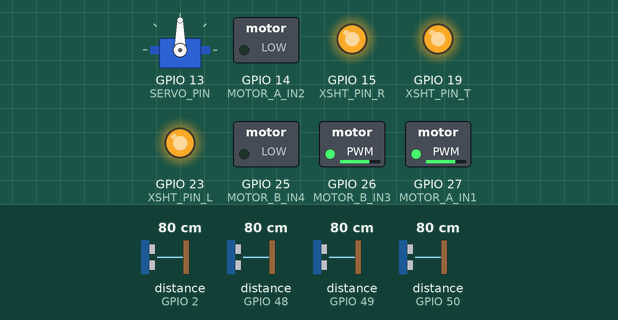
This sketch was run on a simulated ESP32. Shown: servo, switched loads named in the sketch (green lamp = pin HIGH), output pins drawn as LEDs (lit = HIGH). Wiring (inferred from the names in the program): ultrasonic range finder: trigger GPIO 4; echo GPIO 2. Inputs (shaded band) come from the test bench; at power-on: distance to the obstacle (sensors on GPIO 2, GPIO 48, GPIO 49, GPIO 50) 80 cm. The echo pulse lasts 58.3 µs per cm; pins used as bus, display or sensor lines are not drawn; what the sketch prints to the serial monitor is not drawn.

Above: at 8.09 s.
8.4 s: distance to the obstacle (sensor on GPIO 2) set to 34 cm
At 9.21 s:
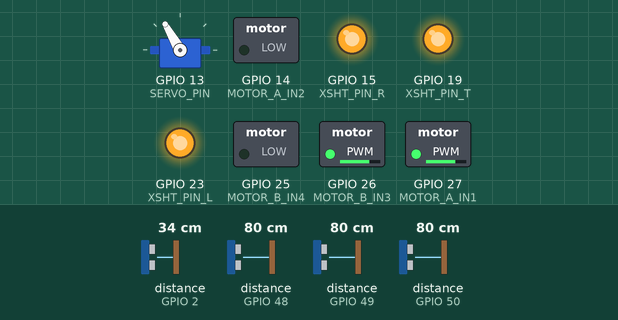
11.4 s: distance to the obstacle (sensor on GPIO 2) set to 27 cm
At 12.2 s:
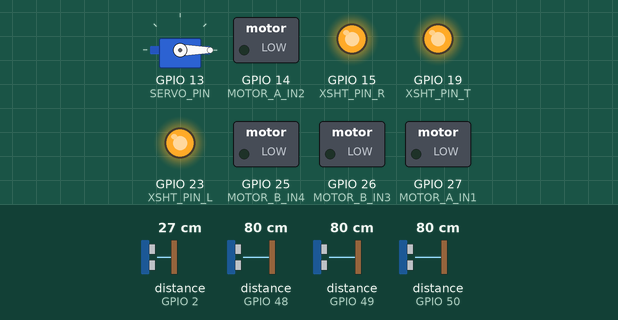
At 12.8 s:
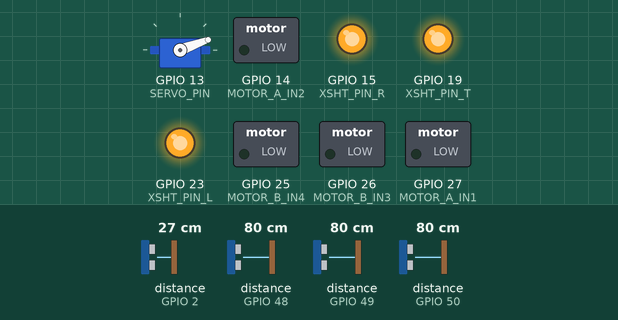
14.4 s: distance to the obstacle (sensor on GPIO 2) set to 154 cm
17.4 s: distance to the obstacle (sensor on GPIO 2) set to 159 cm
20.4 s: distance to the obstacle (sensor on GPIO 48) set to 33 cm
23.4 s: distance to the obstacle (sensor on GPIO 48) set to 27 cm
At 26.9 s:
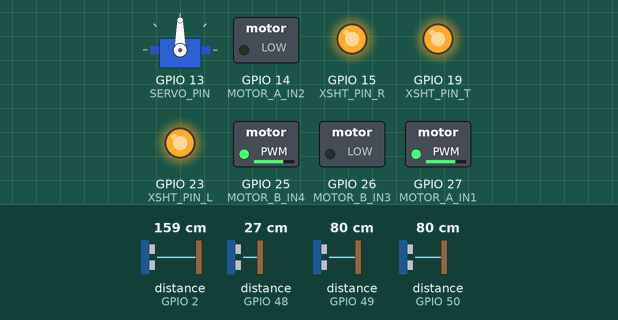
Timing chart, 0 to 27.4 s (numbered marks = the images above; inputs shaded):
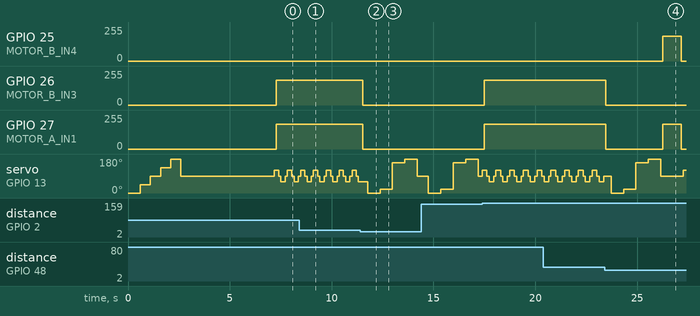

Measured:
- the behaviour switches between 31 and 30 cm on distance to the obstacle (sensor on GPIO 2) (found by bisection; images 1 and 2)
- the behaviour switches between 31 and 30 cm on distance to the obstacle (sensor on GPIO 48) (found by bisection; images 3 and 4)
- after the input at 11.4 s, GPIO 26 (MOTOR_B_IN3), GPIO 27 (MOTOR_A_IN1): 186/255 → 0/255 after 0.13 s
- after the input at 23.4 s, GPIO 25 (MOTOR_B_IN4): 0/255 → 186/255 after 2.9 s, → 0/255 0.89 s later; GPIO 26 (MOTOR_B_IN3): 186/255 → 0/255 after 0.07 s; GPIO 27 (MOTOR_A_IN1): 186/255 → 0/255 after 0.07 s, → 186/255 2.8 s later, → 0/255 0.89 s later

The sketch:

line_objectAvoid.ino
```cpp
/* ***********************************************************
 * LIBRARIES
 *************************************************************/
#include <Wire.h> // for vl530l0x
#include "Adafruit_VL53L0X.h" // for vl530l0x
#include <ESP32Servo.h> // for the servo
#include <IRremote.hpp> //

/* ***********************************************************
 * ESP32 PINS USED
 *************************************************************/
/* vl530l0x xshut pins - 3.3V */
#define XSHT_PIN_L  23
#define XSHT_PIN_R  15
#define XSHT_PIN_T  19
//#define SDA 21 // BLUE  / ORANGE
//#define SCL 22 // GREEN / YELLOW
/* ultrasonic's pins - 5V */
#define TRIG_PIN    4 // yellow
#define ECHO_PIN    2 // green

/* servo pin - 5V*/
#define SERVO_PIN   13
/* DRV8833 motor input/control pins */
#define MOTOR_A_IN1 27 // AIN1
#define MOTOR_A_IN2 14 // AIN2
#define MOTOR_B_IN3 26 // BIN1
#define MOTOR_B_IN4 25 // BIN2
/*IR obstacle detector pins - 3.3V*/
#define L_IR_ANALOG_PIN 34
#define R_IR_ANALOG_PIN 33
#define M_IR_ANALOG_PIN 32
/*IR Light Detector - 3.3V*/
#define IR_DETECTOR_PIN 35


/* ***********************************************************
 * MOTOR VARIABLES
 *************************************************************/
// PWM properties: channels 0-7 = high speed, 8-15 = low speed
const int PWM_RES =   8;
const int PWM_FREQ =  20000;
const int PWM_CH_A1 = 12;
const int PWM_CH_A2 = 13;
const int PWM_CH_B1 = 14;
const int PWM_CH_B2 = 15;

// speed, turn, and stop
const unsigned long STOP_TIME = 250;
const unsigned long POST_TURN_STOP_TIME = 100;
const int TURN_TIME = 900;
const int TURN_90DEG_TIME = 800;
const int SPEED_MAX = 230; // untested
const int SPEED_MIN = 187; // 180 isnt enough for A/L. 185 has some issues
int speed_now = SPEED_MIN; //
int turn_speed = SPEED_MIN ;

/* ***********************************************************
 * VL53L0X related variables
 *************************************************************/
// addresses
#define TOF_L_ADDRESS 0x30
#define TOF_R_ADDRESS 0x31
#define TOF_T_ADDRESS 0x32

// objects for the vl53l0x
Adafruit_VL53L0X left_TOF;
Adafruit_VL53L0X right_TOF;
Adafruit_VL53L0X top_TOF;

/* ***********************************************************
 * Object and Turn Variables
 *************************************************************/
int min_obs = 0;
const int OBSTACLE_DISTANCE = 300; // apply both for TOF and ultrasonic
enum ObjectState {
  OBJECT_MONITORING,
  OBJECT_TURNING,
};
ObjectState objectState = OBJECT_MONITORING;
unsigned long objectStateStartedAt;

// servo related
Servo servo;
int pos = 90; // 0-180, start at 90deg aka forwards
bool isCW = true; // to control sweeo direction
const int POS_INC = 30; // the dif between each stopped position
const int POS_ANG = 30; // +/- from 90deg
const int POS_INTERVAL = 100; //20ms is the fastest the servo can go
// 10, 40, 40 was previous values
unsigned long servoPrevMillis = 0; // used to time sweep increments

/* ***********************************************************
 * LINE FOLLOWING VARIABLES
 *************************************************************/
const int LEFT_LINE_THRESHOLD   = 800; // high 200 -> 1100s
const int RIGHT_LINE_THRESHOLD  = 600; // high 200 -> 800s
const int MIDDLE_LINE_THRESHOLD = 3000; // low 300s -> 3700s


int L_lineAnalog, R_lineAnalog, M_lineAnalog;
bool lineAlreadyFound = false;
bool leftOnLine = false;
bool rightOnLine = false;
bool middleOnLine = false;

unsigned long middleLinePrevMillis = 0;
const int LINE_INTERVAL = 1000;

/* ***********************************************************
* SETUP functions
*************************************************************/
void setup_motors(){
  // Set all the motor control pins to outputs
  pinMode(MOTOR_A_IN1, OUTPUT);
  pinMode(MOTOR_A_IN2, OUTPUT);
  pinMode(MOTOR_B_IN3, OUTPUT);
  pinMode(MOTOR_B_IN4, OUTPUT);

  // Configure PWM for motor speed control using new API
  //bool ledcAttachChannel(uint8_t pin, uint32_t freq, uint8_t resolution, int8_t channel);
  ledcAttachChannel(MOTOR_A_IN1, PWM_FREQ, PWM_RES, PWM_CH_A1);
  ledcAttachChannel(MOTOR_A_IN2, PWM_FREQ, PWM_RES, PWM_CH_A2);
  ledcAttachChannel(MOTOR_B_IN3, PWM_FREQ, PWM_RES, PWM_CH_B1);
  ledcAttachChannel(MOTOR_B_IN4, PWM_FREQ, PWM_RES, PWM_CH_B2);

  // Turn off motors - Initial state
  motorA(0);
  motorB(0);

  Serial.println("! --- Both motors are set up! ---");
}

void setup_obsAvoidance(){
  // configure the trigger pin to output mode
  pinMode(TRIG_PIN, OUTPUT);
  // configure the echo pin to input mode
  pinMode(ECHO_PIN, INPUT);

  // set servo input pin
  servo.attach(SERVO_PIN);
  //build up the capacitors a bit first
  for(int angle = 0; angle <=180; angle+=45){
    servo.write(angle); delay(500);
  }
  // set it to face forward/centre/90deg
  servo.write(pos); delay(500);
  Serial.print(F("Pin is at ")); Serial.println(pos);

  Serial.println("! --- Obstacle Avoidance sensors are set up! ---");
}

void setup_tof(){
  // configure xshut pins
  pinMode(XSHT_PIN_L, OUTPUT);
  pinMode(XSHT_PIN_R, OUTPUT);
  pinMode(XSHT_PIN_T, OUTPUT);

  // set xshuts low to indicate address rewrite
  Serial.println(F("Shutdown pins initiated..."));
  digitalWrite(XSHT_PIN_L, LOW);
  digitalWrite(XSHT_PIN_R, LOW);
  digitalWrite(XSHT_PIN_T, LOW);
  Serial.println(F("Both in reset mode...(pins are low)"));

  // all reset
  digitalWrite(XSHT_PIN_L, LOW);
  digitalWrite(XSHT_PIN_R, LOW);
  digitalWrite(XSHT_PIN_T, LOW);
  delay(10);

  // activating LEFT
  digitalWrite(XSHT_PIN_L, HIGH);
  delay(10);
  while(!left_TOF.begin(TOF_L_ADDRESS)) {
    Serial.print(F("xx Failed to boot LEFT VL53L0X... "));
  }
  Serial.println(" ");
  Serial.println(F(" -- Booted LEFT VL53L0X successfully!"));
  delay(10);

  // activating TOP
  digitalWrite(XSHT_PIN_T, HIGH);
  delay(10);
  while(!top_TOF.begin(TOF_T_ADDRESS)) {
    Serial.println(F("xx Failed to boot OBSTACLE VL53L0X"));
  }
  Serial.println(" ");
  Serial.println(F(" -- Booted TOP VL53L0X successfully!"));
  delay(10);

  // activating RIGHT
  digitalWrite(XSHT_PIN_R, HIGH);
  delay(10);
  while(!right_TOF.begin(TOF_R_ADDRESS)) {
    Serial.println(F("xx Failed to boot RIGHT VL53L0X"));
  }
  Serial.println(" ");
  Serial.println(F(" -- Booted RIGHT VL53L0X successfully! "));
  delay(10);

  // start continuous ranging
  left_TOF.startRangeContinuous();
  right_TOF.startRangeContinuous();
  top_TOF.startRangeContinuous();

  Serial.println(" ! --- All 3 VL53L0X sensors are connected! ---");
}

void setup_lineIR(){
  //pinMode(L_IR_DIGITAL_PIN, INPUT);
  //analogReadResolution(12); // ESP32 default: 0 to 4095
  analogSetPinAttenuation(L_IR_ANALOG_PIN, ADC_11db);

  //pinMode(R_IR_DIGITAL_PIN, INPUT);
  //analogReadResolution(12); // ESP32 default: 0 to 4095
  analogSetPinAttenuation(R_IR_ANALOG_PIN, ADC_11db);

  analogSetPinAttenuation(M_IR_ANALOG_PIN, ADC_11db);

  Serial.println(" ! --- Line IR sensors are set up! ---");
}

/*==============================================================================================*/
void setup() {
  Serial.begin(115200);
  Serial.println("----- Starting Edge Detection RC !!! ----------------");
  delay(100); // allow me to switch to serial monitor

  setup_motors();
  setup_lineIR();
  setup_obsAvoidance();// pos=90
  setup_tof();

  //try IR receiver module
  //pinMode(IR_DETECTOR_PIN, INPUT);
  IrReceiver.begin(IR_DETECTOR_PIN , ENABLE_LED_FEEDBACK);

  Serial.println(" ! --- Wait 4 seconds...   -----------------------");
  delay(4000); // let me react
}
/*==============================================================================================*/

void loop() {
  /// needed for turn timing
  unsigned long now = millis();

  // handle any obstacle dodging first ========================================================
  if (objectState == OBJECT_TURNING) {
    // if its within the turning time
    if (now - objectStateStartedAt <= TURN_TIME) {
      Serial.print(F(" ^ currently turning!"));
      return;
    }
    else{
      stop(); delay(POST_TURN_STOP_TIME);
      Serial.println(" ^ Stopped turning!");
      objectState = OBJECT_MONITORING;
      objectStateStartedAt = now;
      return;
    }
  }//

  // check for obstacles by obstaining the min distance of all ===============================
  // sweep servo and ODA
  // - move servo once it is greater, and reset time
  if (now - servoPrevMillis >= POS_INTERVAL) {
    servoPrevMillis = now;

    if(pos < (90+POS_ANG) && isCW){
      pos += POS_INC;
    } else if (pos == (90+POS_ANG) && isCW){
      isCW = false;
      //pos += POS_INC;
    } else if(pos > (90-POS_ANG) && !isCW){
      pos -= POS_INC;
    } else if(pos == (90-POS_ANG) && !isCW){
      isCW = true;
      //pos -= POS_INC;
    }
    servo.write(pos);
  }
  //get the distance, regardless if the servo moved or not
  min_obs = checkObstacles();

  //getLineIR(); // just see what happens for now

  // movement logic tree ========================================================================
  if ( min_obs > OBSTACLE_DISTANCE ) {
    // if nothing blocking, move forward
    moveForward(speed_now);
    objectState = OBJECT_MONITORING;

    //check and do line following logic as well
/*
    // check if either see a line
    getLineIR(); // just see what happens for now
    int leftValue  = analogRead(L_IR_ANALOG_PIN);
    int rightValue = analogRead(R_IR_ANALOG_PIN);
    int middleValue = analogRead(M_IR_ANALOG_PIN);

    leftOnLine = isOnLine(leftValue, LEFT_LINE_THRESHOLD);
    rightOnLine = isOnLine(rightValue, RIGHT_LINE_THRESHOLD);
    middleOnLine = isOnLine(middleValue, MIDDLE_LINE_THRESHOLD);

    // already on the line
    if(lineAlreadyFound){
      // either sensor sees, move forward
      if(!leftOnLine && !rightOnLine || middleOnLine) moveForward(speed_now);
      // if only left sensor detects, needs to turn left
      else if(leftOnLine && !rightOnLine) turnLeftForward(speed_now);
      // if right sensor detects, needs to turn right
      else if(!leftOnLine && rightOnLine) turnRightForward(speed_now);

      //if ran out of line or lost it
      if(middleOnLine)
        middleLinePrevMillis = now;
      else{
        // if middle havent seen it in a while
        if(now - middleLinePrevMillis > LINE_INTERVAL){
          lineAlreadyFound = false;
        }
      }
    }
    else{
      // just found the line
      // - either way, move foward until middle sensor finds it
      // - then turn until a sensor finds and unfinds
      // left sensor 1st, so line is down-left to up-right
      if(leftOnLine && !rightOnLine){
        Serial.print(">| | Left Sees Line - ");

        //move forward until middle sees line
        while(!middleOnLine ) moveForward(SPEED_MIN);
        Serial.print(" | Middle on Line. Now turning RIGHT to refind! ");

        // turn right until R_IR sees...
        while(!rightOnLine) turnRightOnSpot(speed_now);
        Serial.print(" | RIGHT IR sees! ");

        // ...and unsees
        while(rightOnLine) turnRightOnSpot(speed_now);
        Serial.print(" | RIGHT no longer sees! Should be between L and L IRs! ");
      }
      else{//((leftOnLine && !rightOnLine) || (leftOnLine && rightOnLine))
        Serial.print(">| | Right Sees Line - ");

        //move forward until middle sees line
        while(!middleOnLine ) moveForward(SPEED_MIN);
        Serial.print(" | Middle on Line. Now turning LEFT to refind! ");

        // turn right until R_IR sees...
        while(!rightOnLine) turnLeftOnSpot(speed_now);
        Serial.print(" | RIGHT IR sees! ");

        // ...and unsees
        while(rightOnLine) turnLeftOnSpot(speed_now);
        Serial.print(" | RIGHT no longer sees! Should be between L and L IRs! ");
      }
      lineAlreadyFound = true;

    }


    // when the IR light is detected on the left, stop until it is off
    if(IrReceiver.decode()) {
      stop(); delay(10);

      do{
        Serial.print("!!!!IR signal detected");
        IrReceiver.resume();
        delay(300);
      } while(IrReceiver.decode());

      delay(300);
    }
    */
  }
  // obstacle detected, handle it over anything else
  else{
    stop(); delay(STOP_TIME);
    Serial.print(" ! STOP ! : ");

    // change states
    objectState = OBJECT_TURNING;
    lineAlreadyFound = false;

    //  look right and left for all turns
    float distanceR = checkRight();//1400
    //servo.write(90); delay(500); // in between to reduce s
    float distanceL = checkLeft();//1400
    servo.write(90); delay(100); // in between to reduce s

    // record the state change time now
    objectStateStartedAt = now + 2800 + 100; // now doesnt update. have to manually add

    Serial.print("OBJECT found at: "); Serial.println(pos);
    //Serial.print(" | left: "); Serial.print(distanceL);
    //Serial.print(" | right: "); Serial.println(distanceR);

    if (distanceR >= distanceL && distanceR > OBSTACLE_DISTANCE*0.8)
      turnRightOnSpot(turn_speed);
    else if (distanceL >= distanceR && distanceL > OBSTACLE_DISTANCE*0.8)
      turnLeftOnSpot(turn_speed);
    else
      moveBackwards(speed_now);


  }


}
/*==============================================================================================*/


void hold(){


}

/* ***********************************************************
 * LINE FOLLOWING FUNCTIONS
 *************************************************************/
bool isOnLine(int value, int threshold) {
  return true ? value > threshold : value < threshold;
}

void getLineIR(){

  L_lineAnalog = analogRead(L_IR_ANALOG_PIN);
  Serial.print("L IR analog value: ");  Serial.print(L_lineAnalog);

  R_lineAnalog = analogRead(R_IR_ANALOG_PIN);
  Serial.print(" | R IR analog value: ");  Serial.print(R_lineAnalog);

  M_lineAnalog = analogRead(M_IR_ANALOG_PIN);
  Serial.print(" | M IR analog value: ");  Serial.println(M_lineAnalog);
}


/* ***********************************************************
 * OBSTACLE AVOIDANCE FUNCTIONS
 *************************************************************/
float checkRight(){
  float r1 = look(0); //700
  float r2 = look(20); //700
  float distanceR = min(r1, r2);
  return distanceR;
}
float checkLeft(){
  float l1 = look(160); //700
  float l2 = look(180); //700
  float distanceL = min(l1, l2);
  return distanceL;
}

float look(int angle){
  // turn to specified angle to look for objects
  servo.write(angle); delay(500);

  // get and return min distance found
  return checkObstacles();
}

float checkObstacles(){
  // get all distances
  float distances[4];
  distances[0] = pingUltrasonic();
  distances[1] = float(   getToF_top() );
  distances[2] = float( getToF_right() );
  distances[3] = float(  getToF_left() );

  // find the smallest of them all
  float min_distance = INT_MAX;
  Serial.print(" us | top | R | L --" );
  for(int i = 0; i < 4 ; i++){
    Serial.print(" | ");  Serial.print(distances[i]); Serial.print(" mm");
    if( distances[i] <= min_distance )
      min_distance = distances[i] ;
  }
  Serial.print(" | min is:" ); Serial.println(min_distance);

  return min_distance;
}

float pingUltrasonic(){
  // ping trigger
  digitalWrite(TRIG_PIN, LOW);
  delayMicroseconds(2);
  digitalWrite(TRIG_PIN, HIGH);
  delayMicroseconds(10);
  digitalWrite(TRIG_PIN, LOW);

  // measure duration of pulse from ECHO pin
  float duration_us = pulseIn(ECHO_PIN, HIGH);
  // calculate the distance
  float distance_mm = 0.017 * duration_us * 10.0; // x10 for cm to mm

  return distance_mm;
}
// tof distance functions for each
int getToF_top(){
  if(top_TOF.isRangeComplete())
    return top_TOF.readRangeResult();
  else
    return min_obs;
}
int getToF_right(){
  if(right_TOF.isRangeComplete())
    return right_TOF.readRangeResult();
  else
    return min_obs;
}
int getToF_left(){
  if(left_TOF.isRangeComplete())
    return left_TOF.readRangeResult();
  else
    return min_obs;
}


/* ***********************************************************
  * MOTOR CONTROL - MOVEMENT FUNCTIONS
  *************************************************************/
// NOTE:
// - MotorA is LEFT -> clockwise=forward,
// - MotorB is RIGHT -> CounterCW=forward
// - both turns are on the spot i.e. rotate on its center

// Drive one channel with a signed speed:
//   speed > 0  -> forward (PWM on the first pin)
//   speed < 0  -> reverse (PWM on the second pin)
//   speed = 0  -> coast   (both pins LOW)
void driveChannel(int pinA, int pinB, int speed) {
  speed = constrain(speed, -255, 255);
  if (speed > 0) {
    ledcWrite(pinA, speed);
    ledcWrite(pinB, 0);
  } else if (speed < 0) {
    ledcWrite(pinA, 0);
    ledcWrite(pinB, -speed);
  } else {
    ledcWrite(pinA, 0);
    ledcWrite(pinB, 0);
  }
}

void motorA(int speed) {
  driveChannel(MOTOR_A_IN1, MOTOR_A_IN2, speed);
}
void motorB(int speed) {
  driveChannel(MOTOR_B_IN3, MOTOR_B_IN4, speed);
}

void accelerate(int speedA, int speedB, int stepDelay) {
  int curA = 0, curB = 0;
  while(curA != speedA || curB != speedB) {
    if(curA < speedA) curA = min(curA + 5, speedA);
    if(curA > speedA) curA = max(curA - 5, speedA);
    if(curB < speedB) curB = min(curB + 5, speedB);
    if(curB > speedB) curB = max(curB - 5, speedB);
    motorA(curA);
    motorB(curB);
    delay(stepDelay);
  }
}

void moveForward(int speed){
  motorA(speed);
  motorB(speed);
  Serial.println("Moving Forward");
}
void moveBackwards(int speed){
  motorA(-speed);
  motorB(-speed);
  Serial.println("Moving Backwards");
}
void turnRightOnSpot(int speed){
  // LEFT/A wheel forwards
  motorA(speed);
  // RIGHT/B wheel backwards
  motorB(-speed);
  Serial.println("Turning Right");
}
void turnLeftOnSpot(int speed){
  // LEFT/A wheel backwards
  motorA(-speed);
  // RIGHT/B wheel forwards
  motorB(speed);
  Serial.println("Turning Left");
}
void turnRightForward(int speed){
  // LEFT/A wheel forwards
  motorA(speed);
  // RIGHT/B wheel backwards
  motorB(0);
  Serial.println("Turning Right");
}
void turnLeftForward(int speed){
  // LEFT/A wheel backwards
  motorA(0);
  // RIGHT/B wheel forwards
  motorB(speed);
  Serial.println("Turning Left");
}
// Turn off motors
void stop() {
  motorA(0);
  motorB(0);
  Serial.println("Coast stopping");
}
```
